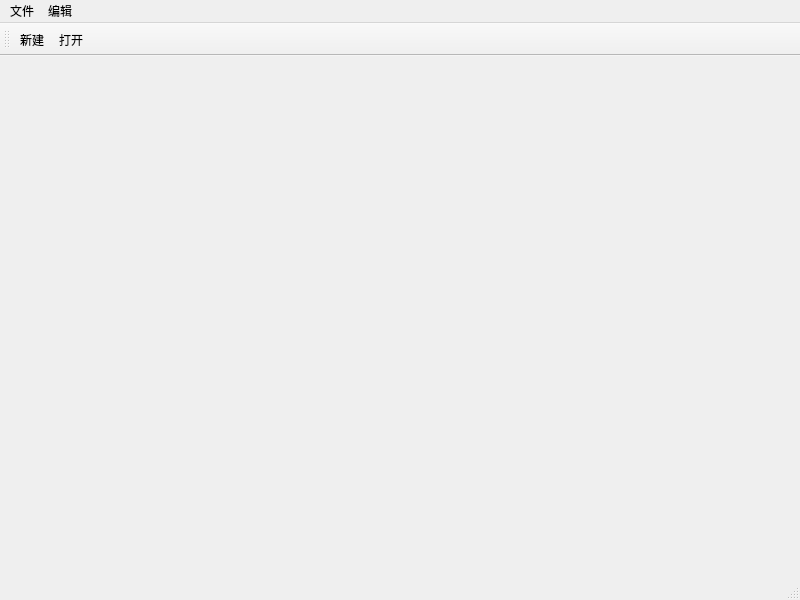
<?xml version="1.0" encoding="UTF-8"?>
<ui version="4.0">
 <class>MainWindow</class>
 <widget class="QMainWindow" name="MainWindow">
  <property name="geometry">
   <rect>
    <x>0</x>
    <y>0</y>
    <width>800</width>
    <height>600</height>
   </rect>
  </property>
  <property name="windowTitle">
   <string>MainWindow</string>
  </property>
  <widget class="QWidget" name="centralwidget"/>
  <widget class="QMenuBar" name="menubar">
   <property name="geometry">
    <rect>
     <x>0</x>
     <y>0</y>
     <width>800</width>
     <height>26</height>
    </rect>
   </property>
   <widget class="QMenu" name="menu">
    <property name="title">
     <string>文件</string>
    </property>
    <addaction name="actionNew"/>
    <addaction name="separator"/>
    <addaction name="actionOpen"/>
   </widget>
   <widget class="QMenu" name="menu_2">
    <property name="title">
     <string>编辑</string>
    </property>
   </widget>
   <addaction name="menu"/>
   <addaction name="menu_2"/>
  </widget>
  <widget class="QStatusBar" name="statusbar"/>
  <widget class="QToolBar" name="toolBar">
   <property name="windowTitle">
    <string>toolBar</string>
   </property>
   <attribute name="toolBarArea">
    <enum>TopToolBarArea</enum>
   </attribute>
   <attribute name="toolBarBreak">
    <bool>false</bool>
   </attribute>
   <addaction name="actionNew"/>
   <addaction name="actionOpen"/>
  </widget>
  <action name="actionNew">
   <property name="text">
    <string>新建</string>
   </property>
  </action>
  <action name="actionOpen">
   <property name="text">
    <string>打开</string>
   </property>
  </action>
 </widget>
 <resources/>
 <connections/>
</ui>
